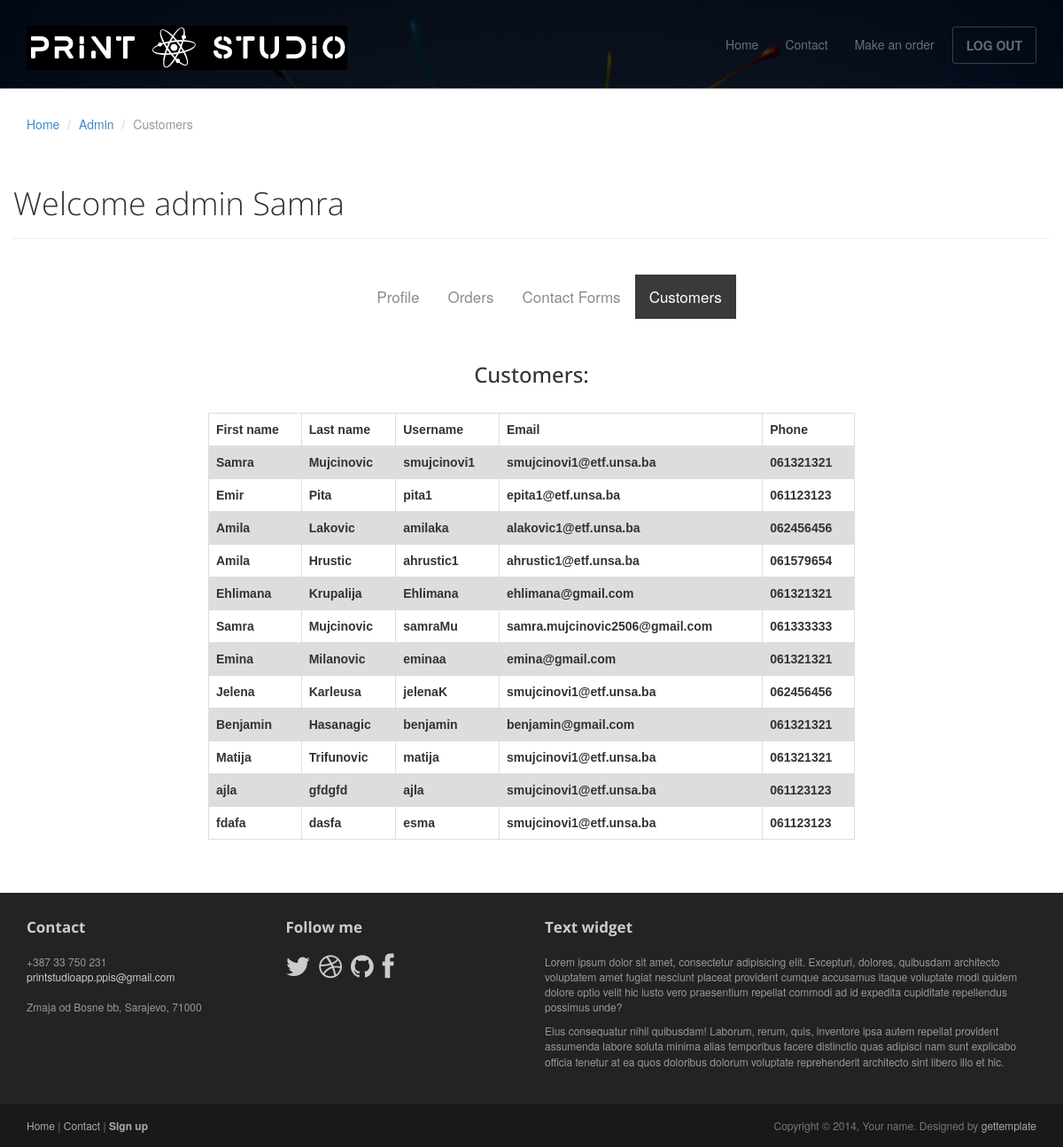
The app's page /listCustomers/ (signed in), older data.
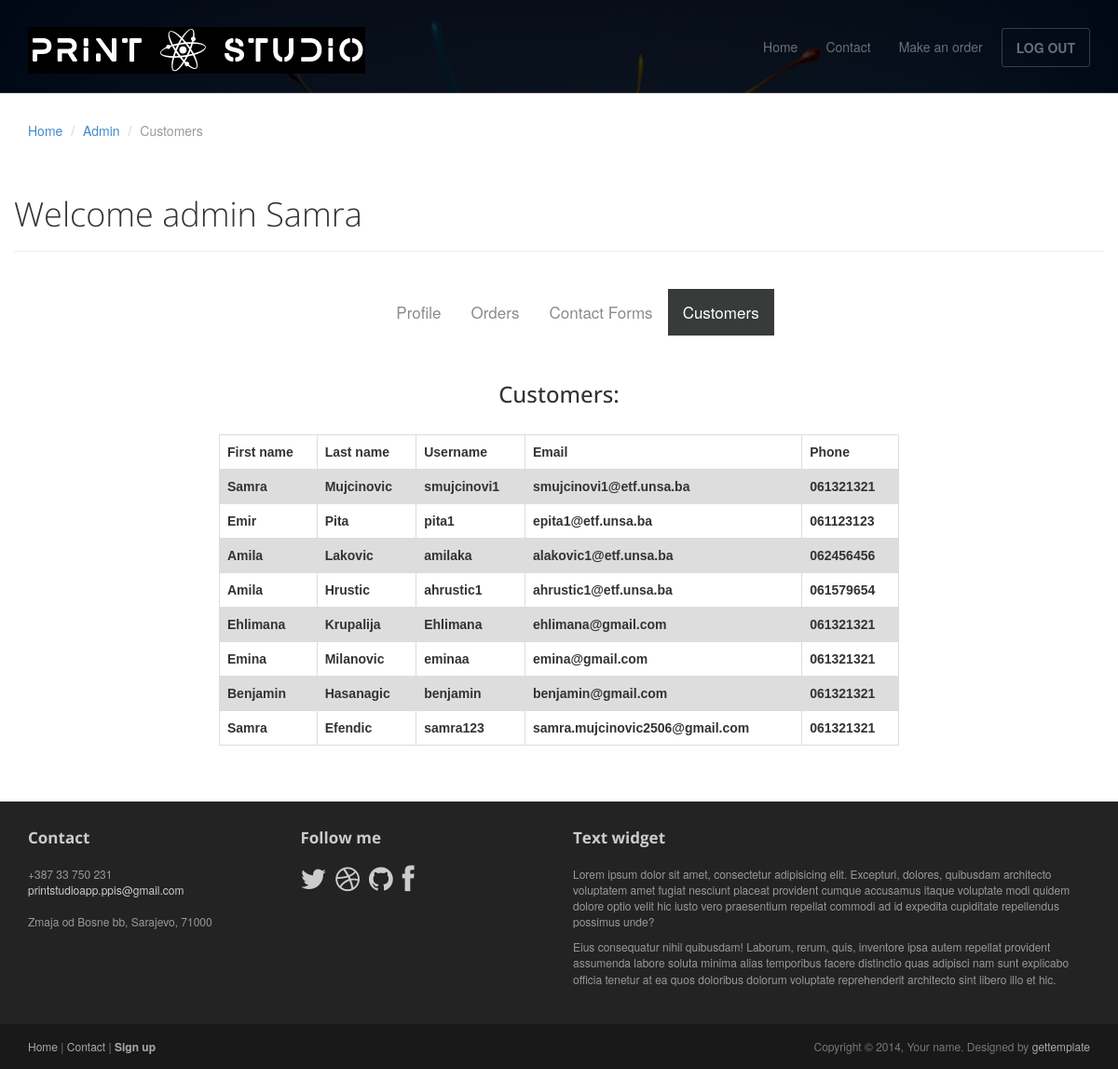
The same page, newer data.
### printStudioApp/models.py (models this page shows, shortened)
class CustomUser(models.Model):
    customuser = models.OneToOneField(User, on_delete=models.CASCADE, primary_key=True)
    phoneNumber = models.CharField(max_length=9, blank=True)

### printStudioApp/decorators.py (the view)
    def wrapper_func(request, *args, **kwargs):
        if not request.user.is_authenticated:
            print("redirect home")
            return redirect('home')
        else:
            return view_func(request, *args, **kwargs)

### printStudioApp/views.py (called while the page is built)
@unauthenticated_user
@login_required(login_url='login')
@admin_only
def listCustomers(request):
    context = {}
    customers = CustomUser.objects.all()
    context = {'customers':customers }
    return render(request, 'listCustomers.html', context)

### printStudioApp/templates/listCustomers.html (shortened to what the changed rows need)
{% load static %}
<!DOCTYPE html>
<html lang="en">
<head>
	<link rel="stylesheet" href={% static 'css/bootstrap.min.css' %}>
	<link rel="stylesheet" href={% static 'css/font-awesome.min.css' %}>
	<link rel="stylesheet" href={% static 'css/bootstrap-theme.css' %} media="screen" >
	<link rel="stylesheet" href={% static 'css/main.css' %}>
</head>
<body>
	<div class="container">
        <div class="row">
		  <br>
        <header class="page-header">
            <h1 class="page-title">Welcome admin {{request.user.first_name}}</h1>
        </header>
		<br>
        <br>
		<div class="container">
              <div class="col-sm-8 point-1">
                    <br>
                    <table>
						<tr>
							<th>First name</th>
							<th>Last name</th>
							<th>Username</th>
							<th>Email</th>
							<th>Phone</th>
						</tr>
                        {% for customer in customers %}
                        <tr>
                            <th> {{ customer.customuser.first_name }} </th>
                            <th> {{ customer.customuser.last_name }} </th>
                            <th> {{ customer.customuser.username }} </th>
                            <th> {{ customer.customuser.email }} </th>
                            <th> {{ customer.phoneNumber }} </th>
                        </tr>
                        {% endfor %}
                    </table>
              </div>
          </div>
	</div>
	</div>
</body>
</html>

Row changes from the older to the newer data that the page shows:
removed CustomUser: customuser.first_name "Samra", customuser.last_name "Mujcinovic", customuser.username "samraMu", customuser.email "samra.mujcinovic2506@gmail.com", phoneNumber "061333333"
removed CustomUser: customuser.first_name "Jelena", customuser.last_name "Karleusa", customuser.username "jelenaK", customuser.email "smujcinovi1@etf.unsa.ba", phoneNumber "062456456"
removed CustomUser: customuser.first_name "Matija", customuser.last_name "Trifunovic", customuser.username "matija", customuser.email "smujcinovi1@etf.unsa.ba", phoneNumber "061321321"
removed CustomUser: customuser.first_name "ajla", customuser.last_name "gfdgfd", customuser.username "ajla", customuser.email "smujcinovi1@etf.unsa.ba", phoneNumber "061123123"
removed CustomUser: customuser.first_name "fdafa", customuser.last_name "dasfa", customuser.username "esma", customuser.email "smujcinovi1@etf.unsa.ba", phoneNumber "061123123"
added CustomUser: customuser.first_name "Samra", customuser.last_name "Efendic", customuser.username "samra123", customuser.email "samra.mujcinovic2506@gmail.com", phoneNumber "061321321"
